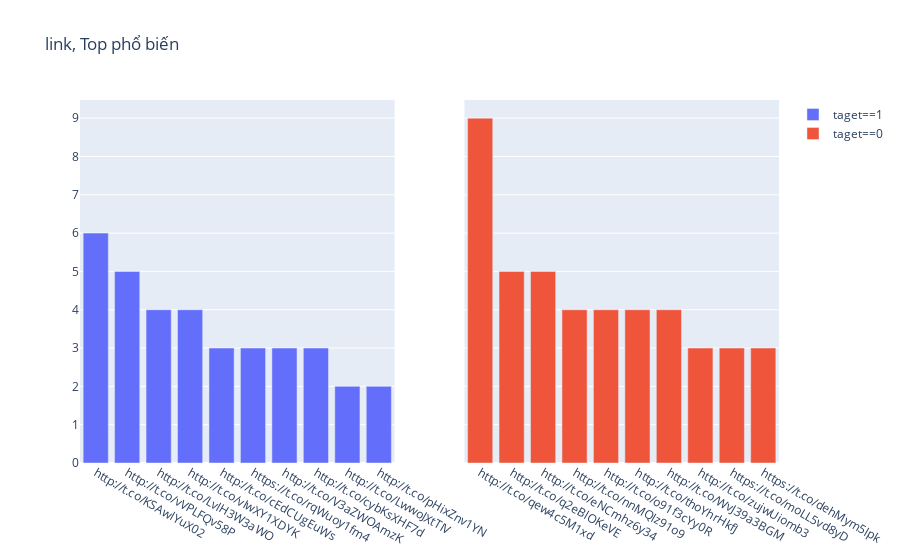
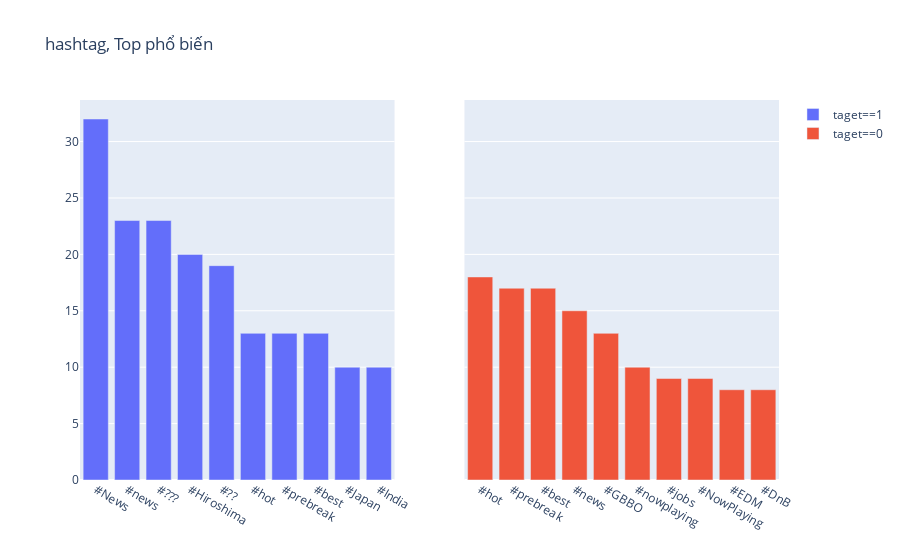
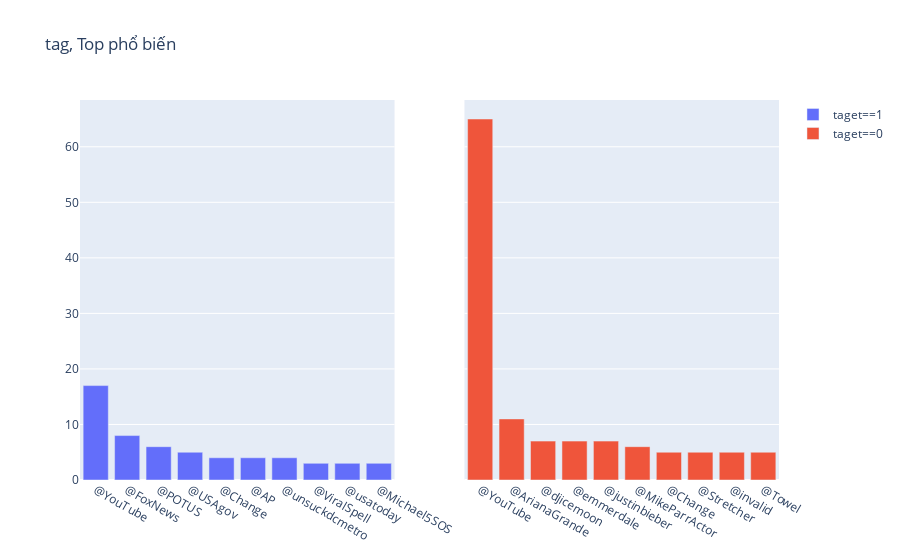

Here is the notebook cell these charts were saved with, in order:
### Markdown cell above
Ứng với mỗi thuộc tính link,hashtag,tag có cái gì xuất hiện nhiều lần không?

### Code cell
for i in ['link','hashtag','tag'] :
    def get_top(att,target_name,target_val):
        _copy_ = data_train[[att,target_name]]
        _copy_ = [i for x in _copy_[_copy_[target_name]==target_val][att] for i in x]
        _copy_ = {i:_copy_.count(i) for i in list(dict.fromkeys(_copy_))}
        _copy_ = dict(sorted(_copy_.items(), key=lambda item: item[1],reverse=True)[:10])
        _copy_ = pd.DataFrame.from_dict(dict(keys = _copy_.keys(),values = _copy_.values()))
        return _copy_
    _copy_1 = get_top(i,'target',1)
    _copy_0 = get_top(i,'target',0)
    fig = make_subplots(rows=1, cols=2, shared_yaxes=True)
    fig.add_trace(go.Bar(x=_copy_1['keys'], y=_copy_1['values'],name='taget==1'),1, 1)
    fig.add_trace(go.Bar(x=_copy_0['keys'], y=_copy_0['values'],name='taget==0'),1, 2)
    fig.update_layout(coloraxis=dict(colorscale='Bluered_r'), showlegend=True,title={'text': f"{i}, Top phổ biến"})
    fig.show()

### Figure 1 — Plotly figure (JSON) as saved in the notebook; plotly's stock layout.template omitted (floating-point values rounded to 4 significant figures)
{"data": [{"name": "taget==1", "type": "bar", "x": ["http://t.co/KSAwlYuX02", "http://t.co/vVPLFQv58P", "http://t.co/LvlH3W3aWO", "http://t.co/vIwXY1XDYK", "http://t.co/cEdCUgEuWs", "https://t.co/rqWuoy1fm4", "http://t.co/V3aZWOAmzK", "http://t.co/cybKsXHF7d", "http://t.co/LwwoJXtTIV", "http://t.co/pHixZnv1YN"], "xaxis": "x", "y": [6, 5, 4, 4, 3, 3, 3, 3, 2, 2], "yaxis": "y"}, {"name": "taget==0", "type": "bar", "x": ["http://t.co/qew4c5M1xd", "http://t.co/q2eBlOKeVE", "http://t.co/eNCmhz6y34", "http://t.co/nnMQlz91o9", "http://t.co/o91f3cYy0R", "http://t.co/thoYhrHkfJ", "http://t.co/WvJ39a3BGM", "http://t.co/zujwUiomb3", "https://t.co/moLL5vd8yD", "https://t.co/dehMym5lpk"], "xaxis": "x2", "y": [9, 5, 5, 4, 4, 4, 4, 3, 3, 3], "yaxis": "y2"}], "layout": {"coloraxis": {"colorscale": [[0, "rgb(255,0,0)"], [1, "rgb(0,0,255)"]]}, "showlegend": true, "title": {"text": "link, Top phổ biến"}, "xaxis": {"anchor": "y", "domain": [0, 0.45]}, "xaxis2": {"anchor": "y2", "domain": [0.55, 1]}, "yaxis": {"anchor": "x", "domain": [0, 1]}, "yaxis2": {"anchor": "x2", "domain": [0, 1], "matches": "y", "showticklabels": false}}}

### Figure 2 — Plotly figure (JSON) as saved in the notebook; plotly's stock layout.template omitted (floating-point values rounded to 4 significant figures)
{"data": [{"name": "taget==1", "type": "bar", "x": ["#News", "#news", "#???", "#Hiroshima", "#??", "#hot", "#prebreak", "#best", "#Japan", "#India"], "xaxis": "x", "y": [32, 23, 23, 20, 19, 13, 13, 13, 10, 10], "yaxis": "y"}, {"name": "taget==0", "type": "bar", "x": ["#hot", "#prebreak", "#best", "#news", "#GBBO", "#nowplaying", "#jobs", "#NowPlaying", "#EDM", "#DnB"], "xaxis": "x2", "y": [18, 17, 17, 15, 13, 10, 9, 9, 8, 8], "yaxis": "y2"}], "layout": {"coloraxis": {"colorscale": [[0, "rgb(255,0,0)"], [1, "rgb(0,0,255)"]]}, "showlegend": true, "title": {"text": "hashtag, Top phổ biến"}, "xaxis": {"anchor": "y", "domain": [0, 0.45]}, "xaxis2": {"anchor": "y2", "domain": [0.55, 1]}, "yaxis": {"anchor": "x", "domain": [0, 1]}, "yaxis2": {"anchor": "x2", "domain": [0, 1], "matches": "y", "showticklabels": false}}}

### Figure 3 — Plotly figure (JSON) as saved in the notebook; plotly's stock layout.template omitted (floating-point values rounded to 4 significant figures)
{"data": [{"name": "taget==1", "type": "bar", "x": ["@YouTube", "@FoxNews", "@POTUS", "@USAgov", "@Change", "@AP", "@unsuckdcmetro", "@ViralSpell", "@usatoday", "@Michael5SOS"], "xaxis": "x", "y": [17, 8, 6, 5, 4, 4, 4, 3, 3, 3], "yaxis": "y"}, {"name": "taget==0", "type": "bar", "x": ["@YouTube", "@ArianaGrande", "@djicemoon", "@emmerdale", "@justinbieber", "@MikeParrActor", "@Change", "@Stretcher", "@invalid", "@Towel"], "xaxis": "x2", "y": [65, 11, 7, 7, 7, 6, 5, 5, 5, 5], "yaxis": "y2"}], "layout": {"coloraxis": {"colorscale": [[0, "rgb(255,0,0)"], [1, "rgb(0,0,255)"]]}, "showlegend": true, "title": {"text": "tag, Top phổ biến"}, "xaxis": {"anchor": "y", "domain": [0, 0.45]}, "xaxis2": {"anchor": "y2", "domain": [0.55, 1]}, "yaxis": {"anchor": "x", "domain": [0, 1]}, "yaxis2": {"anchor": "x2", "domain": [0, 1], "matches": "y", "showticklabels": false}}}
